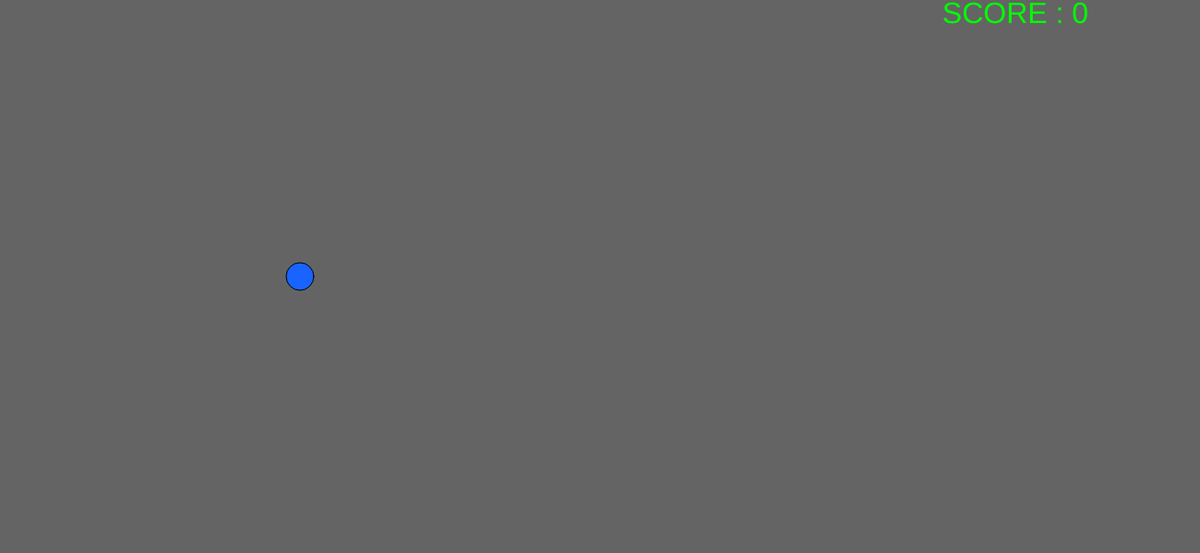
Frame 1 (no input)
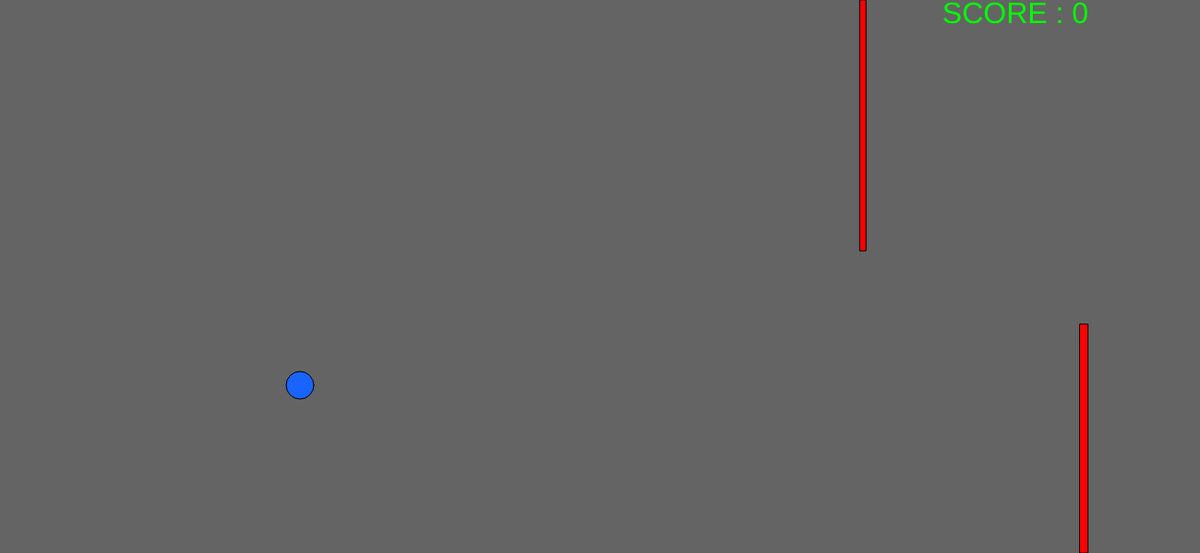
Frame 60 (no input)
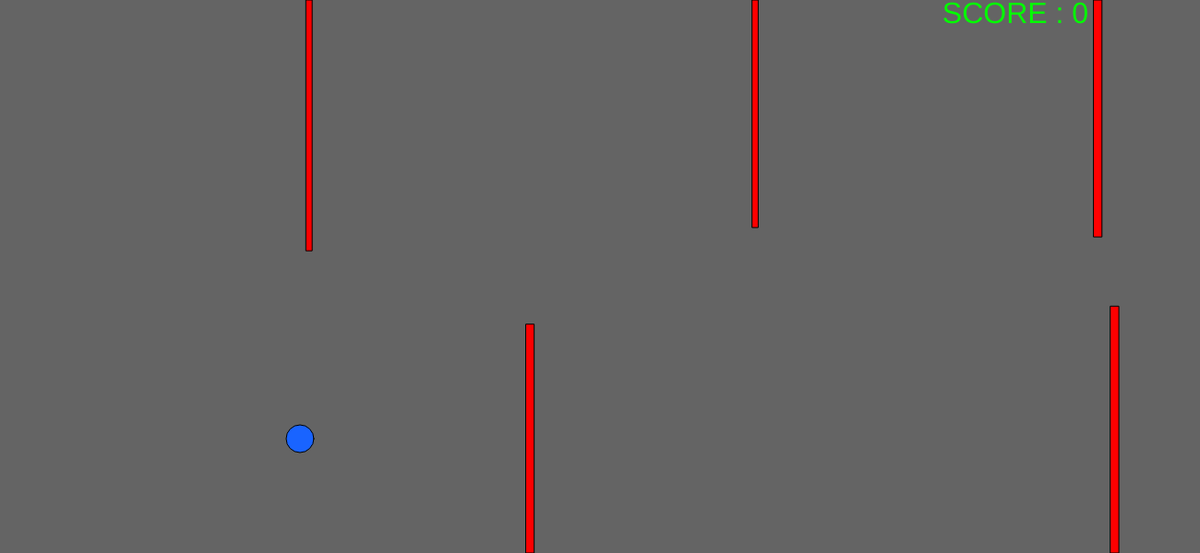
Frame 120 (the mouse pressed at the canvas centre since frame 60)

The p5.js sketch that drew these frames (run headless with seeded random() and noise() and a simulated clock; from frame 60 on, the mouse is pressed at the canvas centre):

// p5.js sketch
// ── sketch.js
var bird;
var uobsts = [];
var dobsts = [];
var waiting = [];
var obst;
var score = 0;
var fly = false;
var hit = false;

function setup() {
  createCanvas(1300,600);
  bird = new Bird;
  rectMode(CENTER);
  textAlign(CENTER,CENTER);
}

function draw() {
  background(100);
  bird.show();
  createdobst();
  createuobst();
  reveal();
  moveobst();
  del();
  delwait();
  checkhit();
  scorer();
  if(fly===true) bird.y-=60;
  if(fly===false&&hit===false) bird.y+=2;
  fly = false;
  if(hit===true){
    fill(255,0,0);
    textSize(60);
    text("Game Over",width/2,height/2);
  }

  if(bird.y-bird.radius<0) bird.y = bird.radius;
  if(bird.y+bird.radius>height) bird.y = height - bird.radius;
}


var Bird = function(){
  this.x = width/4;
  this.y = height/2;
  this.radius = 15;
  this.show = function(){
    fill(25,100,255);
    ellipse(this.x,this.y,this.radius*2,this.radius*2);
  }
}


var Obstacle = function(){
  this.x = random(width,width*3/2);
  this.h = random(240,280);
  this.b = random(5,10);
  this.show = function(){
    fill(255,0,0);
    rect(this.x,this.y,this.b,this.h);
  }
}


function createdobst(){
  if(dobsts.length===0){
    obst = new Obstacle;
    obst.y = height - obst.h/2;
    dobsts.push(obst);
    waiting.push(obst);
  }
  else{
    if(dobsts[dobsts.length-1].x<3*width/4){
      obst = new Obstacle;
      obst.y = height - obst.h/2;
      dobsts.push(obst);
      waiting.push(obst);
    }
  }
}

function createuobst(){
  if(uobsts.length===0){
    obst = new Obstacle;
    obst.y = obst.h/2;
    uobsts.push(obst);
    waiting.push(obst);
  }
  else{
    if(uobsts[uobsts.length-1].x<3*width/4){
      obst = new Obstacle;
      obst.y = obst.h/2;
      uobsts.push(obst);
      waiting.push(obst);
    }
  }
}


function reveal(){
  for (var i = 0; i < dobsts.length; i++) {
    dobsts[i].show();
  }
  for (var i = 0; i < uobsts.length; i++) {
    uobsts[i].show();
  }
}


function moveobst(){
  if(hit===false){
    for (var i = 0; i < dobsts.length; i++) {
      dobsts[i].x-=10;
    }
    for (var i = 0; i < uobsts.length; i++) {
      uobsts[i].x-=10;
    }
  }
}


function del(){
  for (var i = 0; i < uobsts.length; i++) {
    if(uobsts[i].x<-uobsts[i].b/2){
      uobsts.splice(i,1);
    }
  }
  for (var i = 0; i < dobsts.length; i++) {
    if(dobsts[i].x<-dobsts[i].b/2){
      dobsts.splice(i,1);
    }
  }
}

function delwait(){
  for(var i =0;i< waiting.length; i++){
    if(waiting[i].x<bird.x - bird.radius){
      waiting.splice(i,1);
      score++;
    }
  }
}

function checkhit(){
  for (var i = 0; i < waiting.length; i++) {
    if(waiting[i].y>height/2){
      if(bird.y+bird.radius>=height - waiting[i].h){
        if(waiting[i].x - bird.x <= bird.radius + waiting[i].b/2){
          hit = true;
        }
      }
    }
    else{
      if(bird.y-bird.radius<=waiting[i].h){
        if(waiting[i].x - bird.x <= bird.radius + waiting[i].b/2){
          hit = true;
        }
      }
    }
  }

  if(bird.y+bird.radius>=height||bird.y-bird.radius<=0){
    hit = true;
  }
}

function scorer(){
  fill(0,255,0);
  textSize(32);
  text("SCORE : "+score,width-200,16);
}


function keyPressed(){
  if(keyCode===32&&hit===false){
    fly = true;
  }
}

function mousePressed(){
  if(hit===false){
    fly = true;
  }
}
